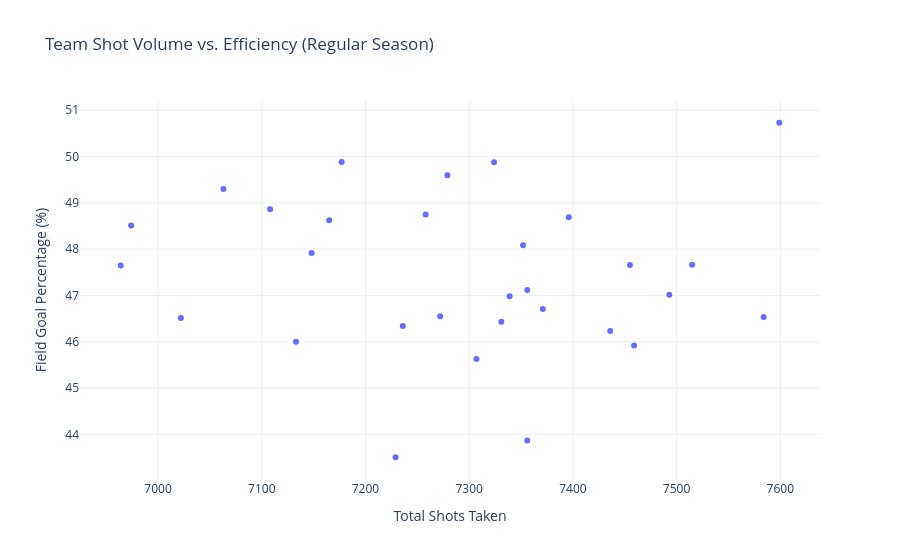

Notebook code cell kept with this figure:
### Code cell
data['SHOT_ATTEMPTED_FLAG'] = data['SHOT_ATTEMPTED_FLAG'].astype(int)
data['SHOT_MADE_FLAG'] = data['SHOT_MADE_FLAG'].astype(int)

regular_season_data = data[data['Season Type'] == 'Regular Season']

team_efficiency = regular_season_data.groupby('TEAM_NAME').agg(
    total_shots=('SHOT_ATTEMPTED_FLAG', 'sum'),
    shots_made=('SHOT_MADE_FLAG', 'sum')
).reset_index()

team_efficiency['field_goal_percentage'] = (
    team_efficiency['shots_made'] / team_efficiency['total_shots']
) * 100

fig = px.scatter(
    team_efficiency,
    x='total_shots',
    y='field_goal_percentage',
    hover_name='TEAM_NAME',
    labels={
        'total_shots': 'Total Shots Taken',
        'field_goal_percentage': 'Field Goal Percentage (%)'
    },
    title='Team Shot Volume vs. Efficiency (Regular Season)',
    template='plotly_white'
)

fig.show()

### Figure 1 — Plotly figure (JSON) as saved in the notebook; plotly's stock layout.template omitted (floating-point values rounded to 4 significant figures)
{"data": [{"hovertemplate": "<b>%{hovertext}</b><br><br>Total Shots Taken=%{x}<br>Field Goal Percentage (%)=%{y}<extra></extra>", "hovertext": ["Atlanta Hawks", "Boston Celtics", "Brooklyn Nets", "Charlotte Hornets", "Chicago Bulls", "Cleveland Cavaliers", "Dallas Mavericks", "Denver Nuggets", "Detroit Pistons", "Golden State Warriors", "Houston Rockets", "Indiana Pacers", "LA Clippers", "Los Angeles Lakers", "Memphis Grizzlies", "Miami Heat", "Milwaukee Bucks", "Minnesota Timberwolves", "New Orleans Pelicans", "New York Knicks", "Oklahoma City Thunder", "Orlando Magic", "Philadelphia 76ers", "Phoenix Suns", "Portland Trail Blazers", "Sacramento Kings", "San Antonio Spurs", "Toronto Raptors", "Utah Jazz", "Washington Wizards"], "legendgroup": "", "marker": {"color": "#636efa", "symbol": "circle"}, "mode": "markers", "name": "", "orientation": "v", "showlegend": false, "type": "scatter", "x": [7584, 7396, 7307, 7133, 7339, 7148, 7352, 7279, 7236, 7515, 7459, 7599, 7108, 7177, 7229, 7022, 7258, 6974, 7165, 7272, 7324, 6964, 7331, 7063, 7356, 7455, 7436, 7356, 7371, 7493], "xaxis": "x", "y": [46.53, 48.69, 45.63, 46.0, 46.98, 47.92, 48.08, 49.59, 46.34, 47.66, 45.92, 50.73, 48.86, 49.88, 43.51, 46.51, 48.75, 48.51, 48.63, 46.55, 49.88, 47.65, 46.43, 49.3, 43.87, 47.66, 46.23, 47.12, 46.71, 47.02], "yaxis": "y"}], "layout": {"legend": {"tracegroupgap": 0}, "title": {"text": "Team Shot Volume vs. Efficiency (Regular Season)"}, "xaxis": {"anchor": "y", "domain": [0, 1], "title": {"text": "Total Shots Taken"}}, "yaxis": {"anchor": "x", "domain": [0, 1], "title": {"text": "Field Goal Percentage (%)"}}}}
